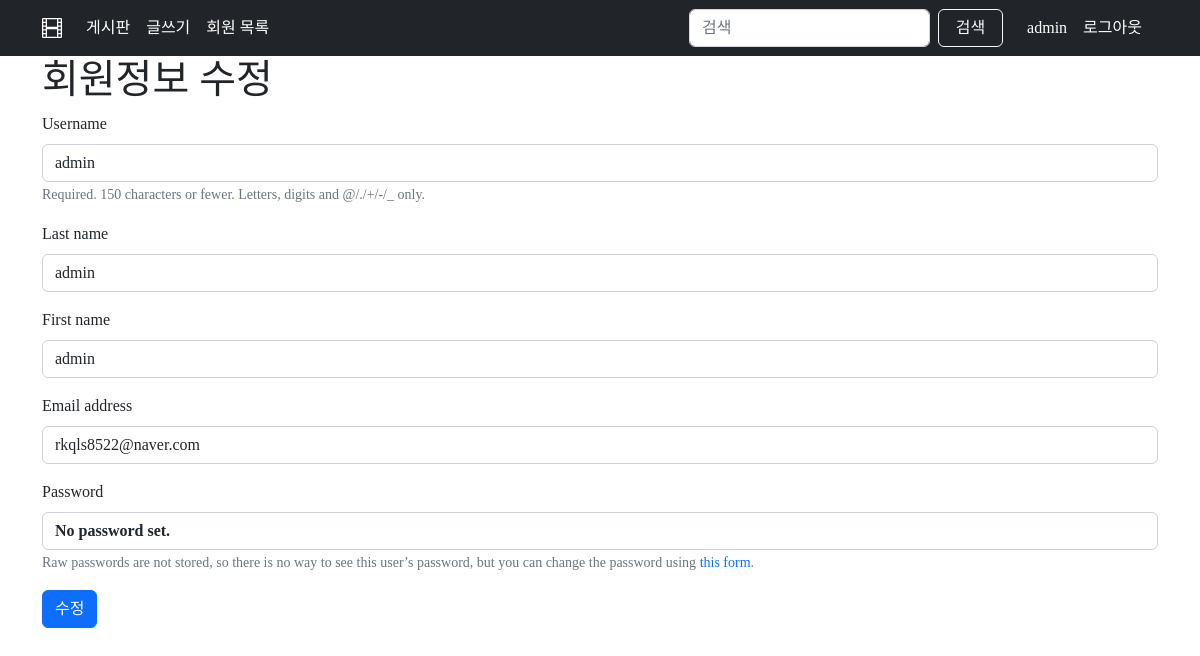
Page /accounts/update/ (signed in) on the committed database.
### apps/accounts/models.py (models this page shows, shortened)
class User(AbstractUser):
    followings = models.ManyToManyField("self", symmetrical=False, related_name="followers")

### apps/accounts/views.py (the view)
# urls.py: path("update/", views.update, name="update"),
@login_required
def update(request):
    if request.method == "POST":
        form = CustomUserChangeForm(request.POST, instance=request.user)
        if form.is_valid():
            form.save()
            return redirect("accounts:profile", request.user.pk)
    else:
        form = CustomUserChangeForm(instance=request.user)
    context = {
        "form": form,
    }
    return render(request, "accounts/update.html", context)

### apps/accounts/forms.py
class CustomUserChangeForm(UserChangeForm):
    class Meta:
        model = get_user_model()
        fields = (
            "username",
            "last_name",
            "first_name",
            "email",
        )

### apps/accounts/templates/accounts/update.html
{% extends 'base.html' %} {% load django_bootstrap5 %} {% block content %}
<div class="container">
    {% if request.resolver_match.url_name == 'update'%}
    <h1>회원정보 수정</h1>
    {% elif request.resolver_match.url_name == 'change_password' %}
    <h1>비밀번호 변경</h1>
    {% endif %}
    <form action="" method="POST">
        {% csrf_token %} {% bootstrap_form form %} {% bootstrap_button button_type="submit" content="수정" %}
    </form>
</div>
{% endblock content %}

### templates/base.html (shortened to what this page needs)
{% load django_bootstrap5 %} {% load static %}
<!DOCTYPE html>
<html lang="ko">
<head>
    <link href="https://cdn.jsdelivr.net/npm/bootstrap@5.2.2/dist/css/bootstrap.min.css" rel="stylesheet">
    <link href="https://hangeul.pstatic.net/hangeul_static/css/nanum-square-neo.css" rel="stylesheet">
    <link rel="stylesheet" href="https://cdnjs.cloudflare.com/ajax/libs/animate.css/4.1.1/animate.min.css" />
    <link rel="stylesheet" href="https://cdn.jsdelivr.net/npm/bootstrap-icons@1.9.1/font/bootstrap-icons.css">
    <link rel="stylesheet" href="{% static 'css/style.css' %}">
</head>
<body>
    <nav class="navbar navbar-expand-lg position-sticky top-0 bg-dark" style="z-index: 100;">
        <div class="container">
            <a class="navbar-brand text-white" href="{% url 'articles:reviews' %}"><i class="bi bi-film"></i></a>
            <div class="collapse navbar-collapse" id="navbarSupportedContent">
                <ul class="navbar-nav me-auto mb-2 mb-lg-0">
                    <li class="nav-item">
                        <a class="nav-link text-white" href="{% url 'articles:reviews' %}">게시판</a>
                    </li>
                    <li class="nav-item">
                        <a class="nav-link text-white" href="{% url 'articles:create' %}">글쓰기</a>
                    </li>
                    <li class="nav-item">
                        <a class="nav-link text-white" href="{% url 'accounts:user-list' %}">회원 목록</a>
                    </li>
                </ul>
                <form class="d-flex" role="search" method="POST" action="{% url 'articles:search' %}">
                    <input class="form-control me-auto" type="search" name="search" placeholder="검색">
                    <button class="btn btn-outline-light mx-2" type="submit" style="width: 5rem;">검색</button>
                </form>
                <ul class="navbar-nav me-2 mb-lg-0">
                    {% if request.user.is_authenticated %}
                    <li class="nav-item ms-2">
                        <a class="nav-link text-white" href="{% url 'accounts:profile' request.user.pk %}">{{ request.user }}</a>
                    </li>
                    <li class="nav-item">
                        <a class="nav-link text-white" href="{% url 'accounts:logout' %}">로그아웃</a>
                    </li>
                {% endif %}
            </div>
        </div>
    </nav>
    {% block content %} {% endblock content %}
</body>
</html>

### static/css/style.css (style rules this page uses)
* { font-family: 'NanumSquareNeo'; }
a { text-decoration: none; }

### rows in the picture
User: user "admin", username "admin", last_name "admin", first_name "admin", email "rkqls8522@naver.com"
